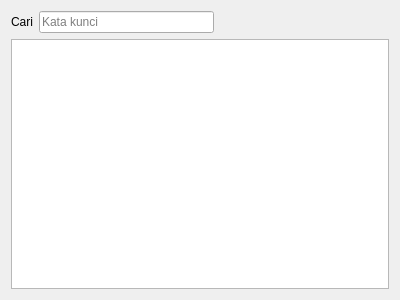
<?xml version="1.0" encoding="UTF-8"?>
<ui version="4.0">
 <class>ProductPickerDialog</class>
 <widget class="QDialog" name="ProductPickerDialog">
  <property name="geometry">
   <rect>
    <x>0</x>
    <y>0</y>
    <width>400</width>
    <height>300</height>
   </rect>
  </property>
  <property name="windowTitle">
   <string>Daftar Produk</string>
  </property>
  <layout class="QVBoxLayout" name="verticalLayout">
   <item>
    <layout class="QHBoxLayout" name="horizontalLayout">
     <item>
      <widget class="QLabel" name="label">
       <property name="text">
        <string>Cari</string>
       </property>
      </widget>
     </item>
     <item>
      <widget class="QLineEdit" name="filterEdit">
       <property name="maximumSize">
        <size>
         <width>175</width>
         <height>16777215</height>
        </size>
       </property>
       <property name="placeholderText">
        <string>Kata kunci</string>
       </property>
      </widget>
     </item>
     <item>
      <spacer name="horizontalSpacer">
       <property name="orientation">
        <enum>Qt::Horizontal</enum>
       </property>
       <property name="sizeHint" stdset="0">
        <size>
         <width>40</width>
         <height>20</height>
        </size>
       </property>
      </spacer>
     </item>
    </layout>
   </item>
   <item>
    <widget class="QTableView" name="productView">
     <property name="editTriggers">
      <set>QAbstractItemView::NoEditTriggers</set>
     </property>
     <property name="alternatingRowColors">
      <bool>true</bool>
     </property>
     <property name="selectionMode">
      <enum>QAbstractItemView::SingleSelection</enum>
     </property>
     <property name="selectionBehavior">
      <enum>QAbstractItemView::SelectRows</enum>
     </property>
     <property name="verticalScrollMode">
      <enum>QAbstractItemView::ScrollPerPixel</enum>
     </property>
     <attribute name="horizontalHeaderStretchLastSection">
      <bool>true</bool>
     </attribute>
     <attribute name="verticalHeaderMinimumSectionSize">
      <number>15</number>
     </attribute>
     <attribute name="verticalHeaderDefaultSectionSize">
      <number>18</number>
     </attribute>
    </widget>
   </item>
  </layout>
 </widget>
 <resources/>
 <connections/>
</ui>
